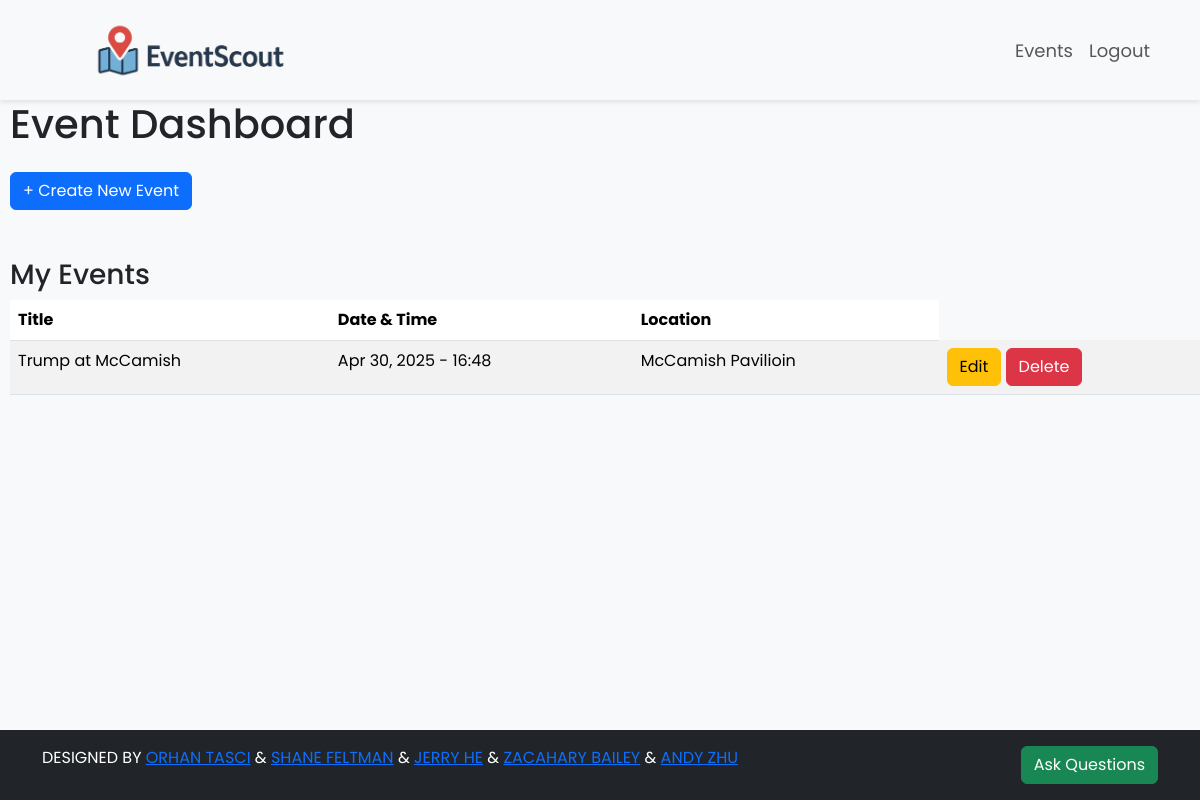
The app's page /events/create/ (signed in) with its own data.
### createEvents/models.py (models this page shows, shortened)
class Event(models.Model):
    title = models.CharField(max_length=200)
    description = models.TextField()
    location = models.CharField(max_length=255)
    latitude = models.DecimalField(
        max_digits=9,
        decimal_places=6,
        null=True,
        blank=True
    )
    longitude = models.DecimalField(
        max_digits=9,
        decimal_places=6,
        null=True,
        blank=True
    )
    start_time = models.DateTimeField()
    end_time = models.DateTimeField()
    organizer = models.CharField(max_length=255)
    created_at = models.DateTimeField(auto_now_add=True)
    def __str__(self):
        return self.title

### createEvents/views.py (the view)
# urls.py: path('create/', views.create_event, name='events.create_event'),
@login_required
def create_event(request):
    if request.method == 'POST':
        form = EventForm(request.POST)
        if form.is_valid():
            event_type = form.cleaned_data['event_type']
            factory = EventFactory()
            event = None
            print(request.user)
            if event_type == 'regular':
                event = factory.createRegularEvent(
                    organizer=str(request.user),
                    title=form.cleaned_data['title'],
                    description=form.cleaned_data['description'],
                    start_time=form.cleaned_data['start_time'],
                    end_time=form.cleaned_data['end_time'],
                    location=form.cleaned_data['location'],
                )
            elif event_type == 'political':
                event = factory.createPoliticalRally(
                    organizer=str(request.user),
                    title=form.cleaned_data['title'],
                    description=form.cleaned_data['description'],
                    start_time=form.cleaned_data['start_time'],
                    end_time=form.cleaned_data['end_time'],
                    location=form.cleaned_data['location'],
                )
            elif event_type == 'age_limit':
                event = factory.createAgeLimitEvent(
                    organizer=str(request.user),
                    title=form.cleaned_data['title'],
                    description=form.cleaned_data['description'],
                    start_time=form.cleaned_data['start_time'],
                    end_time=form.cleaned_data['end_time'],
                    location=form.cleaned_data['location'],
                )
            if (event != None):
                event.save()
            return redirect('events.create_event')
    else:
        form = EventForm()
    user_events = Event.objects.filter(organizer=request.user).order_by('-start_time')
    print(user_events)
    return render(request, 'createEvents/create_event.html', {'form': form, 'your_events': user_events, 'editing': False})

### home/models.py (called while the page is built)
    def __str__(self):
        return str(self.id) + ' - ' + self.first_name + '-' + self.last_name

### createEvents/templates/createEvents/create_event.html (shortened to what this page needs)
{% extends 'base.html' %}
{% load static %}
{% block head %}
    <link rel="stylesheet" href="{% static 'css/styles.css' %}">
{% endblock %}
{% block content %}
    <h1 class="mb-4" style="margin-left: 10px;">Event Dashboard</h1>
    <button type="button" class="btn btn-primary" data-bs-toggle="modal" data-bs-target="#createEventModal" style="margin-left: 10px;">
        + Create New Event
    </button>
    <h3 class="mt-5" style="margin-left: 10px;">My Events</h3>
    <table class="table table-striped" style="margin-left: 10px;">
        <thead>
            <tr>
                <th>Title</th>
                <th>Date & Time</th>
                <th>Location</th>
            </tr>
        </thead>
        <tbody>
            {% for event in your_events %}
            <tr>
                <td>{{ event.title }}</td>
                <td>{{ event.start_time|date:"M d, Y - H:i" }}</td>
                <td>{{ event.location }}</td>
                <td>
                    <a href="{% url 'edit_event' event.id %}" class="btn btn-warning">Edit</a>
                    <a href="{% url 'events.delete_event' event.id %}" class="btn btn-danger">Delete</a>
                </td>
            </tr>
            {% empty %}
            <tr>
                <td colspan="3">You haven’t created any events yet.</td>
            </tr>
            {% endfor %}
        </tbody>
    </table>
{% endblock %}

### eventscout/static/css/styles.css (style rules this page uses)
body { margin: 0; font-family: 'Poppins', sans-serif; background-color: #f8f9fa; }

### records on screen
Event: title "Trump at McCamish", start_time "Apr 30, 2025 - 16:48", location "McCamish Pavilioin"
